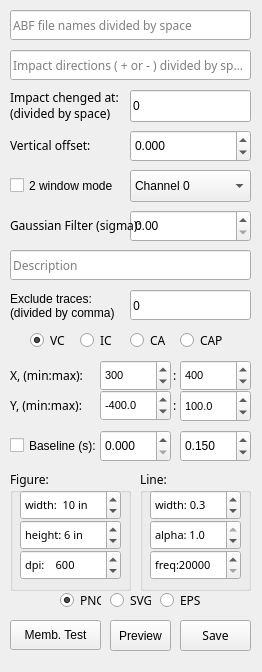
<?xml version="1.0" encoding="UTF-8"?>
<ui version="4.0">
 <class>MainWindow</class>
 <widget class="QMainWindow" name="MainWindow">
  <property name="windowModality">
   <enum>Qt::NonModal</enum>
  </property>
  <property name="geometry">
   <rect>
    <x>0</x>
    <y>0</y>
    <width>262</width>
    <height>672</height>
   </rect>
  </property>
  <property name="sizePolicy">
   <sizepolicy hsizetype="Fixed" vsizetype="Fixed">
    <horstretch>0</horstretch>
    <verstretch>0</verstretch>
   </sizepolicy>
  </property>
  <property name="minimumSize">
   <size>
    <width>262</width>
    <height>594</height>
   </size>
  </property>
  <property name="maximumSize">
   <size>
    <width>262</width>
    <height>794</height>
   </size>
  </property>
  <property name="windowTitle">
   <string>ABF Plot</string>
  </property>
  <property name="locale">
   <locale language="English" country="UnitedStates"/>
  </property>
  <widget class="QWidget" name="centralwidget">
   <widget class="QPushButton" name="pushButton_1">
    <property name="geometry">
     <rect>
      <x>180</x>
      <y>620</y>
      <width>71</width>
      <height>31</height>
     </rect>
    </property>
    <property name="font">
     <font>
      <family>Ubuntu Mono</family>
     </font>
    </property>
    <property name="text">
     <string>Save</string>
    </property>
    <property name="autoDefault">
     <bool>false</bool>
    </property>
    <property name="default">
     <bool>false</bool>
    </property>
    <property name="flat">
     <bool>false</bool>
    </property>
   </widget>
   <widget class="QLineEdit" name="lineEdit_1">
    <property name="geometry">
     <rect>
      <x>10</x>
      <y>10</y>
      <width>241</width>
      <height>30</height>
     </rect>
    </property>
    <property name="font">
     <font>
      <family>Ubuntu Mono</family>
     </font>
    </property>
    <property name="inputMask">
     <string/>
    </property>
    <property name="text">
     <string/>
    </property>
    <property name="placeholderText">
     <string>ABF file names divided by space</string>
    </property>
   </widget>
   <widget class="QLabel" name="label_2">
    <property name="geometry">
     <rect>
      <x>10</x>
      <y>90</y>
      <width>111</width>
      <height>31</height>
     </rect>
    </property>
    <property name="font">
     <font>
      <family>Ubuntu Mono</family>
     </font>
    </property>
    <property name="text">
     <string>Impact chenged at:
(divided by space)</string>
    </property>
   </widget>
   <widget class="QRadioButton" name="radioButton_3">
    <property name="geometry">
     <rect>
      <x>60</x>
      <y>590</y>
      <width>41</width>
      <height>20</height>
     </rect>
    </property>
    <property name="font">
     <font>
      <family>Ubuntu Mono</family>
     </font>
    </property>
    <property name="text">
     <string>PNG</string>
    </property>
    <property name="checked">
     <bool>true</bool>
    </property>
    <attribute name="buttonGroup">
     <string notr="true">buttonGroup_2</string>
    </attribute>
   </widget>
   <widget class="QRadioButton" name="radioButton_4">
    <property name="geometry">
     <rect>
      <x>110</x>
      <y>590</y>
      <width>41</width>
      <height>20</height>
     </rect>
    </property>
    <property name="font">
     <font>
      <family>Ubuntu Mono</family>
     </font>
    </property>
    <property name="text">
     <string>SVG</string>
    </property>
    <property name="checked">
     <bool>false</bool>
    </property>
    <attribute name="buttonGroup">
     <string notr="true">buttonGroup_2</string>
    </attribute>
   </widget>
   <widget class="QRadioButton" name="radioButton_5">
    <property name="geometry">
     <rect>
      <x>160</x>
      <y>590</y>
      <width>41</width>
      <height>20</height>
     </rect>
    </property>
    <property name="font">
     <font>
      <family>Ubuntu Mono</family>
     </font>
    </property>
    <property name="text">
     <string>EPS</string>
    </property>
    <property name="checked">
     <bool>false</bool>
    </property>
    <attribute name="buttonGroup">
     <string notr="true">buttonGroup_2</string>
    </attribute>
   </widget>
   <widget class="QRadioButton" name="radioButton_6">
    <property name="geometry">
     <rect>
      <x>30</x>
      <y>330</y>
      <width>41</width>
      <height>20</height>
     </rect>
    </property>
    <property name="font">
     <font>
      <family>Ubuntu Mono</family>
     </font>
    </property>
    <property name="text">
     <string>VC</string>
    </property>
    <property name="checked">
     <bool>true</bool>
    </property>
    <attribute name="buttonGroup">
     <string notr="true">buttonGroup_1</string>
    </attribute>
   </widget>
   <widget class="QRadioButton" name="radioButton_7">
    <property name="geometry">
     <rect>
      <x>80</x>
      <y>330</y>
      <width>41</width>
      <height>20</height>
     </rect>
    </property>
    <property name="font">
     <font>
      <family>Ubuntu Mono</family>
     </font>
    </property>
    <property name="text">
     <string>IC</string>
    </property>
    <attribute name="buttonGroup">
     <string notr="true">buttonGroup_1</string>
    </attribute>
   </widget>
   <widget class="QRadioButton" name="radioButton_8">
    <property name="geometry">
     <rect>
      <x>130</x>
      <y>330</y>
      <width>41</width>
      <height>20</height>
     </rect>
    </property>
    <property name="font">
     <font>
      <family>Ubuntu Mono</family>
     </font>
    </property>
    <property name="text">
     <string>CA</string>
    </property>
    <attribute name="buttonGroup">
     <string notr="true">buttonGroup_1</string>
    </attribute>
   </widget>
   <widget class="QLineEdit" name="lineEdit_3">
    <property name="geometry">
     <rect>
      <x>10</x>
      <y>250</y>
      <width>241</width>
      <height>30</height>
     </rect>
    </property>
    <property name="font">
     <font>
      <family>Ubuntu Mono</family>
     </font>
    </property>
    <property name="text">
     <string/>
    </property>
    <property name="placeholderText">
     <string>Description</string>
    </property>
   </widget>
   <widget class="QLabel" name="label_4">
    <property name="geometry">
     <rect>
      <x>10</x>
      <y>130</y>
      <width>111</width>
      <height>31</height>
     </rect>
    </property>
    <property name="font">
     <font>
      <family>Ubuntu Mono</family>
     </font>
    </property>
    <property name="text">
     <string>Vertical offset:</string>
    </property>
   </widget>
   <widget class="QLabel" name="label_3">
    <property name="geometry">
     <rect>
      <x>10</x>
      <y>360</y>
      <width>111</width>
      <height>31</height>
     </rect>
    </property>
    <property name="font">
     <font>
      <family>Ubuntu Mono</family>
     </font>
    </property>
    <property name="text">
     <string>X, (min:max):</string>
    </property>
   </widget>
   <widget class="QLabel" name="label_5">
    <property name="geometry">
     <rect>
      <x>10</x>
      <y>390</y>
      <width>101</width>
      <height>31</height>
     </rect>
    </property>
    <property name="font">
     <font>
      <family>Ubuntu Mono</family>
     </font>
    </property>
    <property name="text">
     <string>Y, (min:max):</string>
    </property>
   </widget>
   <widget class="QLabel" name="label_6">
    <property name="geometry">
     <rect>
      <x>170</x>
      <y>360</y>
      <width>20</width>
      <height>31</height>
     </rect>
    </property>
    <property name="font">
     <font>
      <family>Ubuntu Mono</family>
     </font>
    </property>
    <property name="text">
     <string> :</string>
    </property>
   </widget>
   <widget class="QLabel" name="label_7">
    <property name="geometry">
     <rect>
      <x>170</x>
      <y>390</y>
      <width>20</width>
      <height>31</height>
     </rect>
    </property>
    <property name="font">
     <font>
      <family>Ubuntu Mono</family>
     </font>
    </property>
    <property name="text">
     <string> :</string>
    </property>
   </widget>
   <widget class="QGroupBox" name="groupBox_1">
    <property name="geometry">
     <rect>
      <x>140</x>
      <y>470</y>
      <width>111</width>
      <height>121</height>
     </rect>
    </property>
    <property name="font">
     <font>
      <family>Ubuntu Mono</family>
     </font>
    </property>
    <property name="title">
     <string>Line:</string>
    </property>
    <widget class="QDoubleSpinBox" name="doubleSpinBox_2">
     <property name="geometry">
      <rect>
       <x>10</x>
       <y>50</y>
       <width>91</width>
       <height>30</height>
      </rect>
     </property>
     <property name="font">
      <font>
       <family>Ubuntu Mono</family>
       <pointsize>8</pointsize>
      </font>
     </property>
     <property name="prefix">
      <string>alpha: </string>
     </property>
     <property name="decimals">
      <number>1</number>
     </property>
     <property name="maximum">
      <double>1.000000000000000</double>
     </property>
     <property name="singleStep">
      <double>0.100000000000000</double>
     </property>
     <property name="value">
      <double>1.000000000000000</double>
     </property>
    </widget>
    <widget class="QDoubleSpinBox" name="doubleSpinBox_1">
     <property name="geometry">
      <rect>
       <x>10</x>
       <y>20</y>
       <width>91</width>
       <height>30</height>
      </rect>
     </property>
     <property name="font">
      <font>
       <family>Ubuntu Mono</family>
       <pointsize>8</pointsize>
      </font>
     </property>
     <property name="wrapping">
      <bool>false</bool>
     </property>
     <property name="prefix">
      <string>width: </string>
     </property>
     <property name="decimals">
      <number>1</number>
     </property>
     <property name="maximum">
      <double>5.000000000000000</double>
     </property>
     <property name="singleStep">
      <double>0.100000000000000</double>
     </property>
     <property name="value">
      <double>0.300000000000000</double>
     </property>
    </widget>
    <widget class="QSpinBox" name="spinBox_4">
     <property name="geometry">
      <rect>
       <x>10</x>
       <y>80</y>
       <width>91</width>
       <height>30</height>
      </rect>
     </property>
     <property name="font">
      <font>
       <family>Ubuntu Mono</family>
       <pointsize>8</pointsize>
      </font>
     </property>
     <property name="suffix">
      <string/>
     </property>
     <property name="prefix">
      <string>freq:</string>
     </property>
     <property name="minimum">
      <number>20000</number>
     </property>
     <property name="maximum">
      <number>125000</number>
     </property>
     <property name="singleStep">
      <number>5000</number>
     </property>
     <property name="value">
      <number>20000</number>
     </property>
     <property name="displayIntegerBase">
      <number>10</number>
     </property>
    </widget>
   </widget>
   <widget class="QGroupBox" name="groupBox_2">
    <property name="geometry">
     <rect>
      <x>10</x>
      <y>470</y>
      <width>121</width>
      <height>121</height>
     </rect>
    </property>
    <property name="font">
     <font>
      <family>Ubuntu Mono</family>
     </font>
    </property>
    <property name="title">
     <string>Figure:</string>
    </property>
    <widget class="QSpinBox" name="spinBox_2">
     <property name="geometry">
      <rect>
       <x>10</x>
       <y>50</y>
       <width>101</width>
       <height>30</height>
      </rect>
     </property>
     <property name="font">
      <font>
       <family>Ubuntu Mono</family>
       <pointsize>8</pointsize>
      </font>
     </property>
     <property name="suffix">
      <string> in</string>
     </property>
     <property name="prefix">
      <string>height: </string>
     </property>
     <property name="minimum">
      <number>1</number>
     </property>
     <property name="maximum">
      <number>100</number>
     </property>
     <property name="value">
      <number>6</number>
     </property>
    </widget>
    <widget class="QSpinBox" name="spinBox_1">
     <property name="geometry">
      <rect>
       <x>10</x>
       <y>20</y>
       <width>101</width>
       <height>30</height>
      </rect>
     </property>
     <property name="font">
      <font>
       <family>Ubuntu Mono</family>
       <pointsize>8</pointsize>
      </font>
     </property>
     <property name="suffix">
      <string> in</string>
     </property>
     <property name="prefix">
      <string>width:  </string>
     </property>
     <property name="minimum">
      <number>1</number>
     </property>
     <property name="maximum">
      <number>100</number>
     </property>
     <property name="value">
      <number>10</number>
     </property>
     <property name="displayIntegerBase">
      <number>10</number>
     </property>
    </widget>
    <widget class="QSpinBox" name="spinBox_3">
     <property name="geometry">
      <rect>
       <x>10</x>
       <y>80</y>
       <width>101</width>
       <height>30</height>
      </rect>
     </property>
     <property name="font">
      <font>
       <family>Ubuntu Mono</family>
       <pointsize>8</pointsize>
      </font>
     </property>
     <property name="suffix">
      <string/>
     </property>
     <property name="prefix">
      <string>dpi:    </string>
     </property>
     <property name="minimum">
      <number>60</number>
     </property>
     <property name="maximum">
      <number>3000</number>
     </property>
     <property name="singleStep">
      <number>10</number>
     </property>
     <property name="value">
      <number>600</number>
     </property>
    </widget>
   </widget>
   <widget class="QLabel" name="label_8">
    <property name="geometry">
     <rect>
      <x>10</x>
      <y>650</y>
      <width>241</width>
      <height>20</height>
     </rect>
    </property>
    <property name="font">
     <font>
      <family>Ubuntu Mono</family>
      <pointsize>10</pointsize>
      <weight>75</weight>
      <bold>true</bold>
      <stylestrategy>PreferDefault</stylestrategy>
     </font>
    </property>
    <property name="layoutDirection">
     <enum>Qt::LeftToRight</enum>
    </property>
    <property name="text">
     <string/>
    </property>
   </widget>
   <widget class="QPushButton" name="pushButton_2">
    <property name="geometry">
     <rect>
      <x>110</x>
      <y>620</y>
      <width>61</width>
      <height>31</height>
     </rect>
    </property>
    <property name="text">
     <string>Preview</string>
    </property>
    <property name="default">
     <bool>false</bool>
    </property>
    <property name="flat">
     <bool>false</bool>
    </property>
   </widget>
   <widget class="QLineEdit" name="lineEdit_9">
    <property name="geometry">
     <rect>
      <x>130</x>
      <y>290</y>
      <width>121</width>
      <height>30</height>
     </rect>
    </property>
    <property name="font">
     <font>
      <family>Ubuntu Mono</family>
     </font>
    </property>
    <property name="text">
     <string>0</string>
    </property>
    <property name="maxLength">
     <number>32764</number>
    </property>
    <property name="echoMode">
     <enum>QLineEdit::Normal</enum>
    </property>
    <property name="placeholderText">
     <string>Exclude sweeps (comma separated)</string>
    </property>
   </widget>
   <widget class="QRadioButton" name="radioButton_9">
    <property name="geometry">
     <rect>
      <x>180</x>
      <y>330</y>
      <width>51</width>
      <height>20</height>
     </rect>
    </property>
    <property name="font">
     <font>
      <family>Ubuntu Mono</family>
     </font>
    </property>
    <property name="text">
     <string>CAP</string>
    </property>
    <attribute name="buttonGroup">
     <string notr="true">buttonGroup_1</string>
    </attribute>
   </widget>
   <widget class="QDoubleSpinBox" name="doubleSpinBox_3">
    <property name="geometry">
     <rect>
      <x>130</x>
      <y>210</y>
      <width>121</width>
      <height>32</height>
     </rect>
    </property>
    <property name="font">
     <font>
      <pointsize>9</pointsize>
      <weight>50</weight>
      <bold>false</bold>
     </font>
    </property>
    <property name="maximum">
     <double>1000.000000000000000</double>
    </property>
    <property name="singleStep">
     <double>0.050000000000000</double>
    </property>
   </widget>
   <widget class="QLabel" name="label_9">
    <property name="geometry">
     <rect>
      <x>10</x>
      <y>210</y>
      <width>181</width>
      <height>31</height>
     </rect>
    </property>
    <property name="font">
     <font>
      <family>Ubuntu Mono</family>
     </font>
    </property>
    <property name="text">
     <string>Gaussian Filter (sigma):</string>
    </property>
   </widget>
   <widget class="QSpinBox" name="lineEdit_5">
    <property name="geometry">
     <rect>
      <x>100</x>
      <y>360</y>
      <width>71</width>
      <height>31</height>
     </rect>
    </property>
    <property name="font">
     <font>
      <pointsize>8</pointsize>
     </font>
    </property>
    <property name="minimum">
     <number>-1000000</number>
    </property>
    <property name="maximum">
     <number>1000000</number>
    </property>
    <property name="singleStep">
     <number>25</number>
    </property>
    <property name="value">
     <number>300</number>
    </property>
   </widget>
   <widget class="QSpinBox" name="lineEdit_6">
    <property name="geometry">
     <rect>
      <x>180</x>
      <y>360</y>
      <width>71</width>
      <height>31</height>
     </rect>
    </property>
    <property name="font">
     <font>
      <pointsize>8</pointsize>
     </font>
    </property>
    <property name="minimum">
     <number>-1000000</number>
    </property>
    <property name="maximum">
     <number>1000000</number>
    </property>
    <property name="singleStep">
     <number>25</number>
    </property>
    <property name="value">
     <number>400</number>
    </property>
   </widget>
   <widget class="QLineEdit" name="lineEdit_2">
    <property name="geometry">
     <rect>
      <x>130</x>
      <y>90</y>
      <width>121</width>
      <height>32</height>
     </rect>
    </property>
    <property name="text">
     <string>0</string>
    </property>
   </widget>
   <widget class="QLineEdit" name="lineEdit_10">
    <property name="geometry">
     <rect>
      <x>10</x>
      <y>50</y>
      <width>241</width>
      <height>30</height>
     </rect>
    </property>
    <property name="font">
     <font>
      <family>Ubuntu Mono</family>
     </font>
    </property>
    <property name="text">
     <string/>
    </property>
    <property name="placeholderText">
     <string>Impact directions ( + or - ) divided by space</string>
    </property>
   </widget>
   <widget class="QCheckBox" name="checkBox_1">
    <property name="geometry">
     <rect>
      <x>10</x>
      <y>170</y>
      <width>111</width>
      <height>31</height>
     </rect>
    </property>
    <property name="text">
     <string>2 window mode</string>
    </property>
   </widget>
   <widget class="QComboBox" name="comboBox_1">
    <property name="geometry">
     <rect>
      <x>130</x>
      <y>170</y>
      <width>121</width>
      <height>32</height>
     </rect>
    </property>
    <property name="font">
     <font>
      <pointsize>9</pointsize>
     </font>
    </property>
    <property name="editable">
     <bool>false</bool>
    </property>
    <property name="currentText">
     <string>Channel 0</string>
    </property>
    <property name="currentIndex">
     <number>0</number>
    </property>
    <item>
     <property name="text">
      <string>Channel 0</string>
     </property>
    </item>
    <item>
     <property name="text">
      <string>Channel 1</string>
     </property>
    </item>
    <item>
     <property name="text">
      <string>Both (2 windows)</string>
     </property>
    </item>
   </widget>
   <widget class="QDoubleSpinBox" name="lineEdit_4">
    <property name="geometry">
     <rect>
      <x>130</x>
      <y>130</y>
      <width>121</width>
      <height>32</height>
     </rect>
    </property>
    <property name="decimals">
     <number>3</number>
    </property>
    <property name="minimum">
     <double>-1000.000000000000000</double>
    </property>
    <property name="maximum">
     <double>1000.000000000000000</double>
    </property>
    <property name="singleStep">
     <double>10.000000000000000</double>
    </property>
   </widget>
   <widget class="QDoubleSpinBox" name="lineEdit_7">
    <property name="geometry">
     <rect>
      <x>100</x>
      <y>390</y>
      <width>71</width>
      <height>31</height>
     </rect>
    </property>
    <property name="font">
     <font>
      <pointsize>8</pointsize>
     </font>
    </property>
    <property name="decimals">
     <number>1</number>
    </property>
    <property name="minimum">
     <double>-100000.000000000000000</double>
    </property>
    <property name="maximum">
     <double>100000.000000000000000</double>
    </property>
    <property name="singleStep">
     <double>25.000000000000000</double>
    </property>
    <property name="value">
     <double>-400.000000000000000</double>
    </property>
   </widget>
   <widget class="QDoubleSpinBox" name="lineEdit_8">
    <property name="geometry">
     <rect>
      <x>180</x>
      <y>390</y>
      <width>71</width>
      <height>32</height>
     </rect>
    </property>
    <property name="font">
     <font>
      <pointsize>8</pointsize>
     </font>
    </property>
    <property name="decimals">
     <number>1</number>
    </property>
    <property name="minimum">
     <double>-100000.000000000000000</double>
    </property>
    <property name="maximum">
     <double>100000.000000000000000</double>
    </property>
    <property name="singleStep">
     <double>25.000000000000000</double>
    </property>
    <property name="value">
     <double>100.000000000000000</double>
    </property>
   </widget>
   <widget class="QPushButton" name="pushButton_3">
    <property name="geometry">
     <rect>
      <x>10</x>
      <y>620</y>
      <width>91</width>
      <height>30</height>
     </rect>
    </property>
    <property name="text">
     <string>Memb. Test</string>
    </property>
   </widget>
   <widget class="QDoubleSpinBox" name="doubleSpinBox_4">
    <property name="geometry">
     <rect>
      <x>100</x>
      <y>430</y>
      <width>71</width>
      <height>32</height>
     </rect>
    </property>
    <property name="font">
     <font>
      <pointsize>9</pointsize>
      <weight>50</weight>
      <bold>false</bold>
     </font>
    </property>
    <property name="decimals">
     <number>3</number>
    </property>
    <property name="maximum">
     <double>1000.000000000000000</double>
    </property>
    <property name="singleStep">
     <double>0.050000000000000</double>
    </property>
   </widget>
   <widget class="QDoubleSpinBox" name="doubleSpinBox_5">
    <property name="geometry">
     <rect>
      <x>180</x>
      <y>430</y>
      <width>71</width>
      <height>32</height>
     </rect>
    </property>
    <property name="font">
     <font>
      <pointsize>9</pointsize>
      <weight>50</weight>
      <bold>false</bold>
     </font>
    </property>
    <property name="decimals">
     <number>3</number>
    </property>
    <property name="minimum">
     <double>0.000000000000000</double>
    </property>
    <property name="maximum">
     <double>1000.000000000000000</double>
    </property>
    <property name="singleStep">
     <double>0.050000000000000</double>
    </property>
    <property name="value">
     <double>0.150000000000000</double>
    </property>
   </widget>
   <widget class="QCheckBox" name="checkBox_2">
    <property name="geometry">
     <rect>
      <x>10</x>
      <y>430</y>
      <width>101</width>
      <height>31</height>
     </rect>
    </property>
    <property name="text">
     <string>Baseline (s):</string>
    </property>
   </widget>
   <widget class="QLabel" name="label">
    <property name="geometry">
     <rect>
      <x>10</x>
      <y>290</y>
      <width>111</width>
      <height>31</height>
     </rect>
    </property>
    <property name="text">
     <string>Exclude traces:
(divided by comma)</string>
    </property>
   </widget>
  </widget>
 </widget>
 <layoutdefault spacing="5" margin="10"/>
 <tabstops>
  <tabstop>radioButton_4</tabstop>
  <tabstop>radioButton_5</tabstop>
  <tabstop>pushButton_1</tabstop>
  <tabstop>radioButton_3</tabstop>
  <tabstop>radioButton_6</tabstop>
  <tabstop>lineEdit_1</tabstop>
  <tabstop>radioButton_7</tabstop>
  <tabstop>radioButton_8</tabstop>
  <tabstop>lineEdit_3</tabstop>
  <tabstop>doubleSpinBox_2</tabstop>
  <tabstop>doubleSpinBox_1</tabstop>
  <tabstop>spinBox_2</tabstop>
  <tabstop>spinBox_1</tabstop>
  <tabstop>pushButton_2</tabstop>
  <tabstop>spinBox_3</tabstop>
  <tabstop>spinBox_4</tabstop>
 </tabstops>
 <resources/>
 <connections/>
 <designerdata>
  <property name="gridDeltaX">
   <number>10</number>
  </property>
  <property name="gridDeltaY">
   <number>10</number>
  </property>
  <property name="gridSnapX">
   <bool>true</bool>
  </property>
  <property name="gridSnapY">
   <bool>true</bool>
  </property>
  <property name="gridVisible">
   <bool>true</bool>
  </property>
 </designerdata>
 <buttongroups>
  <buttongroup name="buttonGroup_1"/>
  <buttongroup name="buttonGroup_2"/>
 </buttongroups>
</ui>
